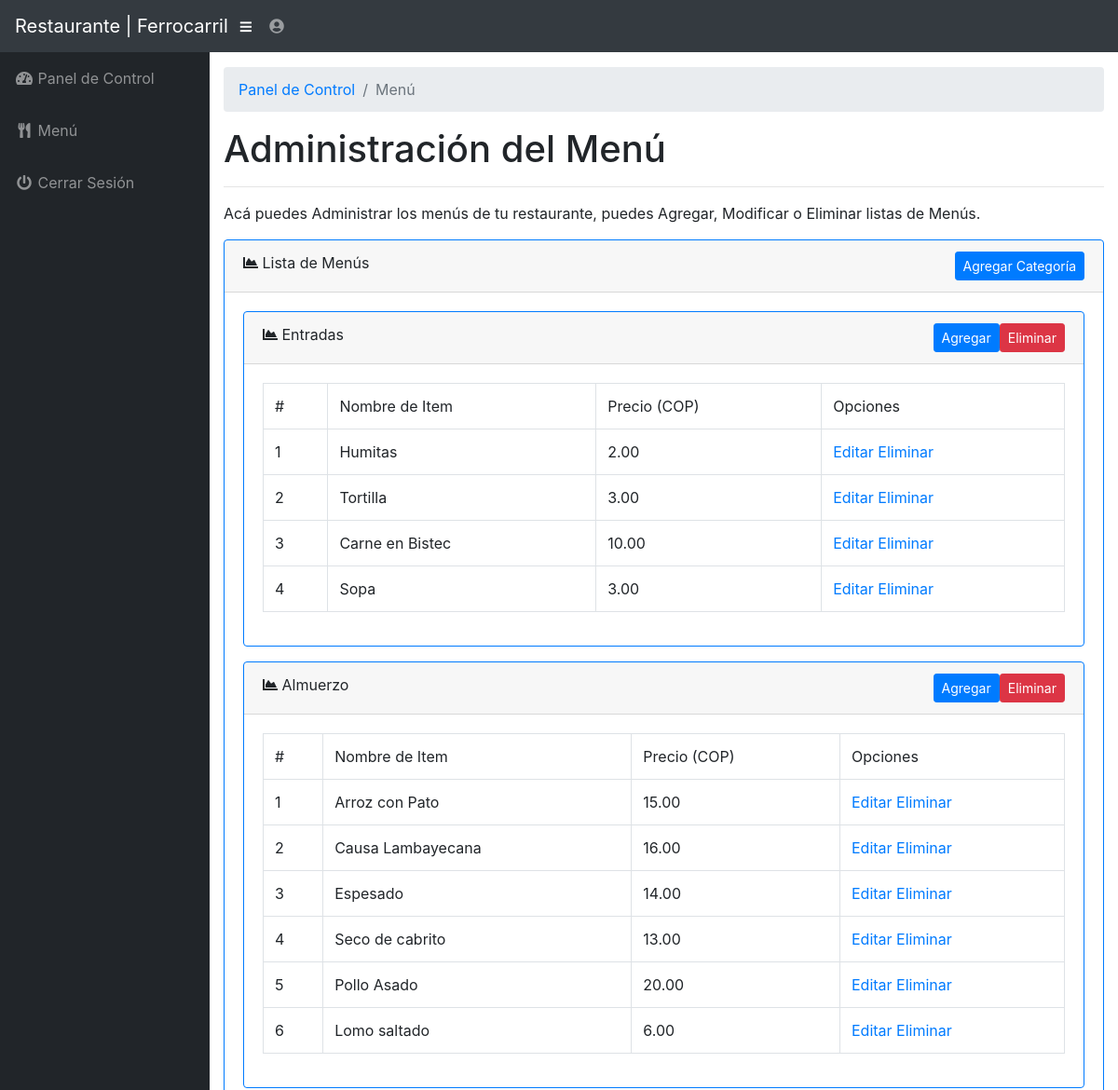
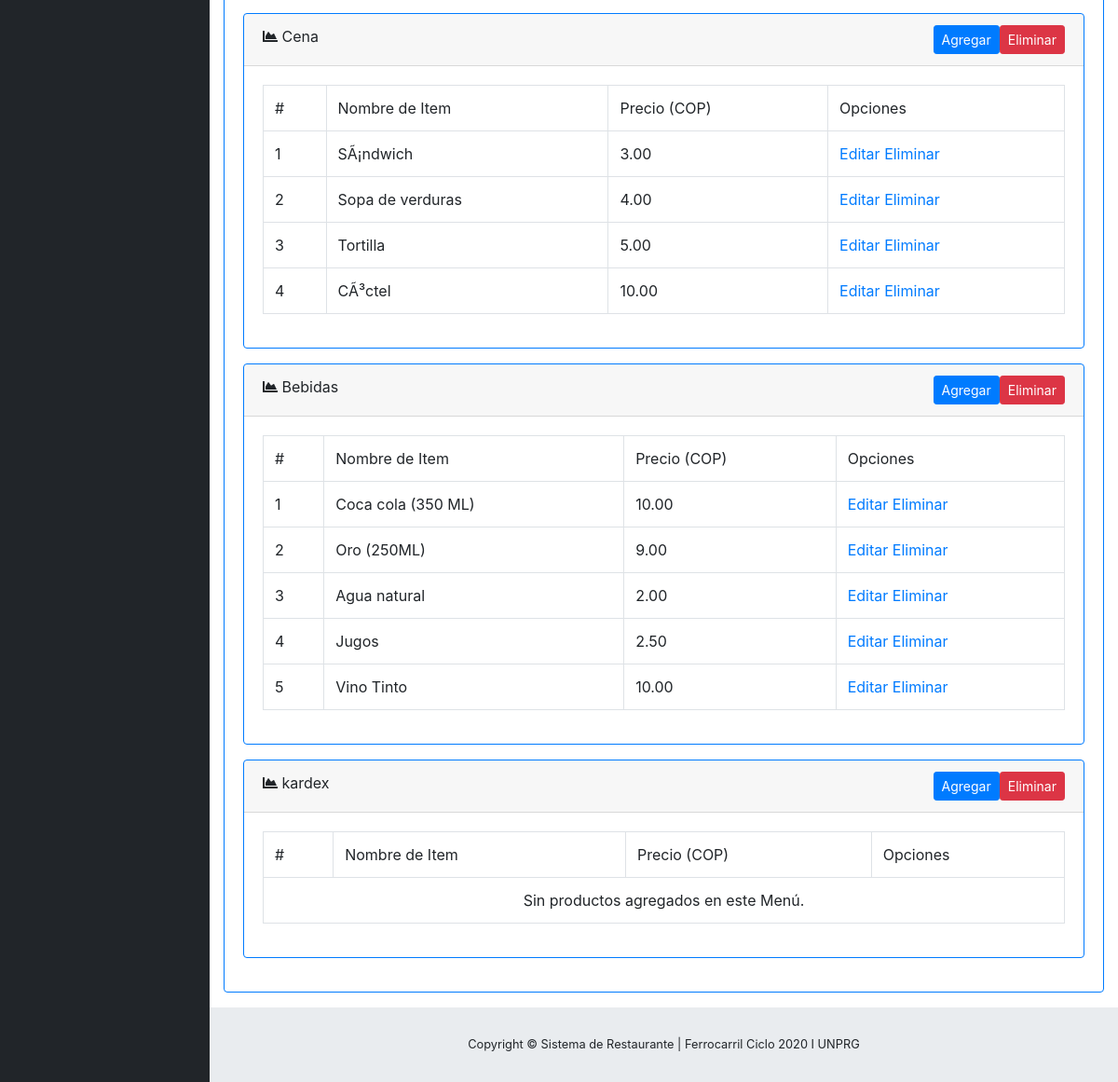
/admin/almacen.php (signed in), run on the app's committed database (2 pictures, top to bottom).
### tables this page shows
CREATE TABLE `tbl_menu` (
  `menuID` int(11) NOT NULL,
  `menuName` varchar(25) NOT NULL
);

CREATE TABLE `tbl_menuitem` (
  `itemID` int(11) NOT NULL,
  `menuID` int(11) NOT NULL,
  `menuItemName` text NOT NULL,
  `price` decimal(15,2) NOT NULL
);

### admin/almacen.php (the view, shortened to what this page needs)
<?php
	include("../functions.php");
?>
<!DOCTYPE html>
<html lang="en">
  <head>
    <link href="vendor/bootstrap/css/bootstrap.min.css" rel="stylesheet">
    <link href="vendor/fontawesome-free/css/all.min.css" rel="stylesheet" type="text/css">
    <link href="vendor/datatables/dataTables.bootstrap4.css" rel="stylesheet">
    <link href="css/sb-admin.css" rel="stylesheet">
  </head>
  <body id="page-top">
    <nav class="navbar navbar-expand navbar-dark bg-dark static-top">
      <a class="navbar-brand mr-1" href="index.php">Restaurante | Ferrocarril</a>
      <button class="btn btn-link btn-sm text-white order-1 order-sm-0" id="sidebarToggle" href="#">
        <i class="fas fa-bars"></i>
      </button>
      <ul class="navbar-nav ml-auto ml-md-0">
        <li class="nav-item dropdown no-arrow">
          <a class="nav-link dropdown-toggle" href="#" id="userDropdown" role="button" data-toggle="dropdown" aria-haspopup="true" aria-expanded="false">
            <i class="fas fa-user-circle fa-fw"></i>
          </a>
        </li>
      </ul>
    </nav>
    <div id="wrapper">
      <ul class="sidebar navbar-nav">
        <li class="nav-item">
          <a class="nav-link" href="../staff/index.php">
            <i class="fas fa-fw fa-tachometer-alt"></i>
            <span>Panel de Control</span>
          </a>
        </li>
        <li class="nav-item">
          <a class="nav-link" href="menu.php">
            <i class="fas fa-fw fa-utensils"></i>
            <span>Menú</span></a>
        </li>
        <li class="nav-item">
          <a class="nav-link" href="#" data-toggle="modal" data-target="#logoutModal">
            <i class="fas fa-fw fa-power-off"></i>
            <span>Cerrar Sesión</span>
          </a>
        </li>
      </ul>
      <div id="content-wrapper">
        <div class="container-fluid">
          <ol class="breadcrumb">
            <li class="breadcrumb-item">
              <a href="index.php">Panel de Control</a>
            </li>
            <li class="breadcrumb-item active">Menú</li>
          </ol>
          <h1>Administración del Menú</h1>
          <hr>
          <p>Acá puedes Administrar los menús de tu restaurante, puedes Agregar, Modificar o Eliminar listas de Menús.</p>
          <div class="card mb-3 border-primary">
            <div class="card-header">
              <i class="fas fa-chart-area"></i>
              Lista de Menús
              <button class="btn btn-primary btn-sm float-right" data-toggle="modal" data-target="#addMenuModal">Agregar Categoría</button>
          </div>
            <div class="card-body">
            	<?php
					$menuQuery = "SELECT * FROM tbl_menu";
					if ($menuResult = $sqlconnection->query($menuQuery)) {
						while($menuRow = $menuResult->fetch_array(MYSQLI_ASSOC)) {?>
							<div class="card mb-3 border-primary">
					            <div class="card-header">
					              <i class="fas fa-chart-area"></i>
					              <?php echo $menuRow["menuName"]; ?>
  					              <button class="btn btn-danger btn-sm float-right" data-toggle="modal" data-target="#deleteModal" data-category="<?php echo $menuRow["menuName"];?>" data-menuid="<?php echo $menuRow["menuID"];?>">Eliminar</button>
  					              <button class="btn btn-primary btn-sm float-right" data-toggle="modal" data-target="#addItemModal" data-category="<?php echo $menuRow["menuName"];?>" data-menuid="<?php echo $menuRow["menuID"];?>">Agregar</button>
					          	</div>
					            <div class="card-body">
                			<table class="table table-bordered" id="dataTable" width="100%" cellspacing="0">
								<tr>
									<td>#</td>
									<td>Nombre de Item</td>
									<td>Precio (COP)</td>
									<td>Opciones</td>
								</tr>
							<?php
								$menuItemQuery = "SELECT * FROM tbl_menuitem WHERE menuID = " . $menuRow["menuID"];
								if ($menuItemResult = $sqlconnection->query($menuItemQuery)) {
									if ($menuItemResult->num_rows == 0) {
											echo "<td colspan='4' class='text-center'>Sin productos agregados en este Menú.</td>";
										}
									$itemno = 1;
									while($menuItemRow = $menuItemResult->fetch_array(MYSQLI_ASSOC)) {	?>
										<tr>
											<td><?php echo $itemno++; ?></td>
			        						<td><?php echo $menuItemRow["menuItemName"] ?></td>
			        						<td><?php echo $menuItemRow["price"] ?></td>
			        						<td>
			        							<a href="#editItemModal" data-toggle="modal" data-itemname="<?php echo $menuItemRow["menuItemName"] ?>" data-itemprice="<?php echo $menuItemRow["price"] ?>" data-menuid="<?php echo $menuRow["menuID"] ?>" data-itemid="<?php echo $menuItemRow["itemID"] ?>">Editar </a>
			        							<a href="deleteitem.php?itemID=<?php echo $menuItemRow["itemID"] ?>&menuID=<?php echo $menuRow["menuID"] ?>"> Eliminar</a></td>
										</tr>
									<?php
									}
								}
								else {
									die("Algo malo paso");
								}
							?>
							</table>
							</div>
					    </div>
						<?php
						}
					}
					else {
						die("Algo malo paso");
					}
				 ?>
            </div>
          </div>
        </div>
        <footer class="sticky-footer">
          <div class="container my-auto">
            <div class="copyright text-center my-auto">
              <span>Copyright © Sistema de Restaurante | Ferrocarril Ciclo 2020 I UNPRG</span>
            </div>
          </div>
        </footer>
      </div>
    </div>
  </body>
</html>

### admin/css/sb-admin.css (style rules this page uses)
html { position: relative; min-height: 100%; }
body { height: 100%; }
#wrapper { display: -webkit-box; display: -ms-flexbox; display: flex; }
#wrapper #content-wrapper { overflow-x: hidden; width: 100%; padding-top: 1rem; padding-bottom: 80px; }
.navbar-nav .nav-item.dropdown .dropdown-toggle::after { width: 1rem; text-align: center; float: right; vertical-align: 0; border: 0; font-weight: 900; content: '\f105'; font-family: 'Font Awesome 5 Free'; }
.navbar-nav .nav-item.dropdown.no-arrow .dropdown-toggle::after { display: none; }
.sidebar { width: 90px !important; background-color: #212529; min-height: calc(100vh - 56px); }
.sidebar .nav-item:last-child { margin-bottom: 1rem; }
.sidebar .nav-item .nav-link { text-align: center; padding: 0.75rem 1rem; width: 90px; }
.sidebar .nav-item .nav-link span { font-size: 0.65rem; display: block; }
.sidebar .nav-item .nav-link { color: rgba(255, 255, 255, 0.5); }
@media (min-width: 768px) { .sidebar { width: 225px !important; } }
@media (min-width: 768px) { .sidebar .nav-item .nav-link { display: block; width: 100%; text-align: left; padding: 1rem; width: 225px; } }
@media (min-width: 768px) { .sidebar .nav-item .nav-link span { font-size: 1rem; display: inline; } }
:root { --input-padding-x: 0.75rem; --input-padding-y: 0.75rem; }
footer.sticky-footer { display: -webkit-box; display: -ms-flexbox; display: flex; position: absolute; right: 0; bottom: 0; width: calc(100% - 90px); height: 80px; background-color: #e9ecef; }
footer.sticky-footer .copyright { line-height: 1; font-size: 0.8rem; }
@media (min-width: 768px) { footer.sticky-footer { width: calc(100% - 225px); } }

### data on the page
tbl_menu: menuName "Entradas"
tbl_menuitem: menuItemName "Humitas", price "2.00"
tbl_menuitem: menuItemName "Tortilla", price "3.00"
tbl_menuitem: menuItemName "Carne en Bistec", price "10.00"
tbl_menuitem: menuItemName "Sopa", price "3.00"
tbl_menu: menuName "Almuerzo"
tbl_menuitem: menuItemName "Arroz con Pato", price "15.00"
tbl_menuitem: menuItemName "Causa Lambayecana", price "16.00"
tbl_menuitem: menuItemName "Espesado", price "14.00"
tbl_menuitem: menuItemName "Seco de cabrito", price "13.00"
tbl_menuitem: menuItemName "Pollo Asado", price "20.00"
tbl_menuitem: menuItemName "Lomo saltado", price "6.00"
tbl_menu: menuName "Cena"
tbl_menuitem: menuItemName "SÃ¡ndwich", price "3.00"
tbl_menuitem: menuItemName "Sopa de verduras", price "4.00"
tbl_menuitem: menuItemName "Tortilla", price "5.00"
tbl_menuitem: menuItemName "CÃ³ctel", price "10.00"
tbl_menu: menuName "Bebidas"
tbl_menuitem: menuItemName "Coca cola (350 ML)", price "10.00"
tbl_menuitem: menuItemName "Oro (250ML)", price "9.00"
tbl_menuitem: menuItemName "Agua natural", price "2.00"
tbl_menuitem: menuItemName "Jugos", price "2.50"
tbl_menuitem: menuItemName "Vino Tinto", price "10.00"
tbl_menu: menuName "kardex", shows "Sin productos agregados en este Menú."
